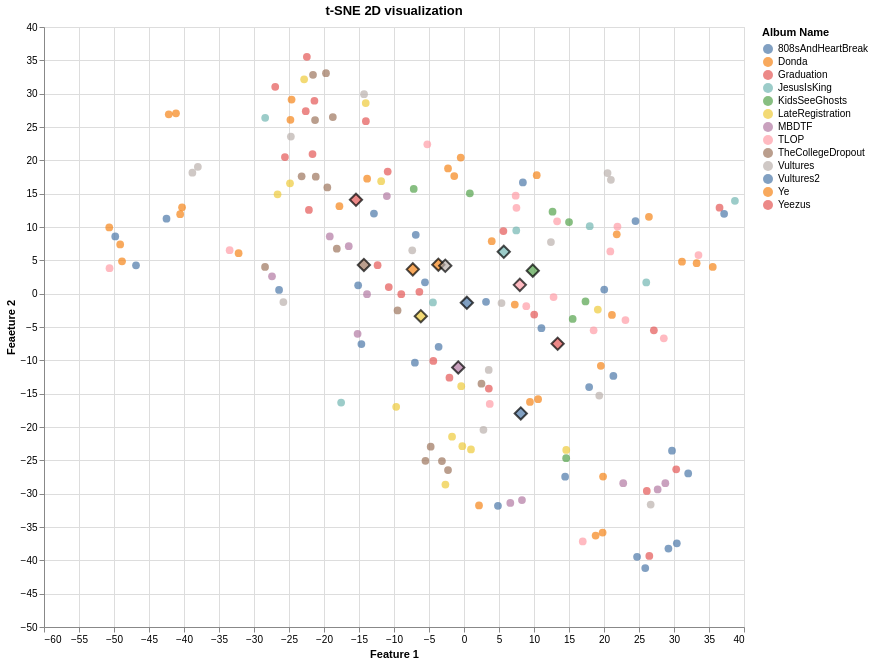
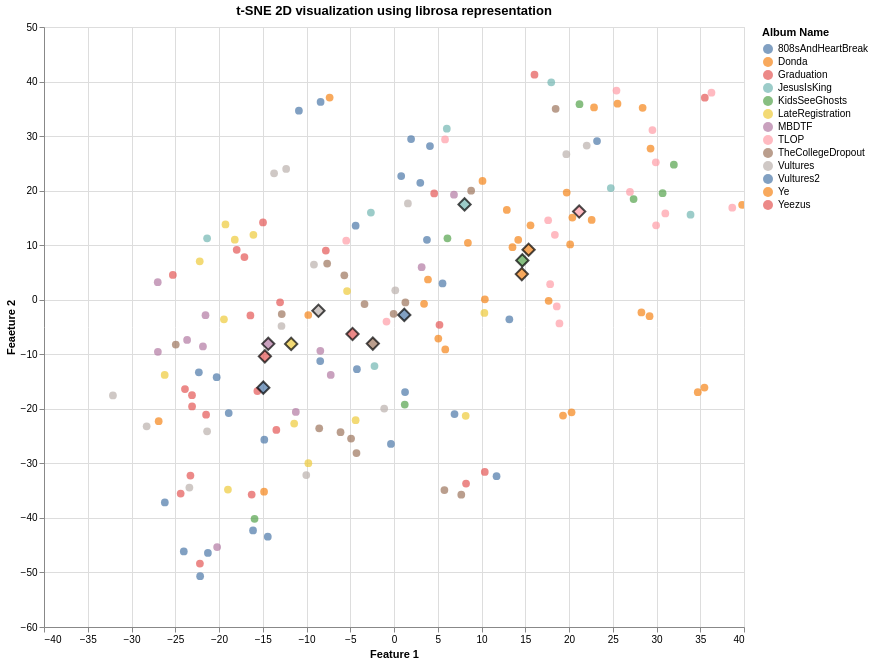
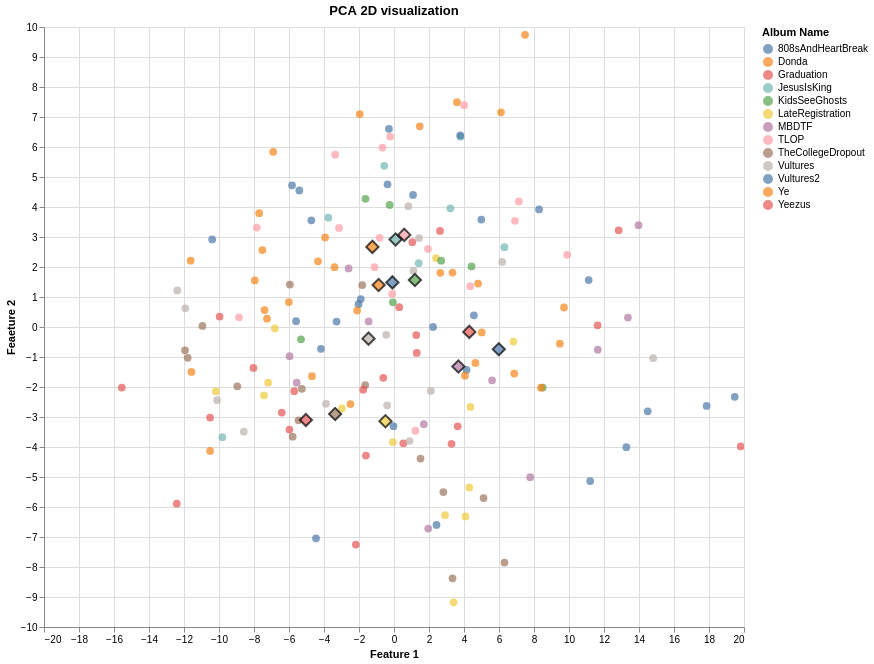
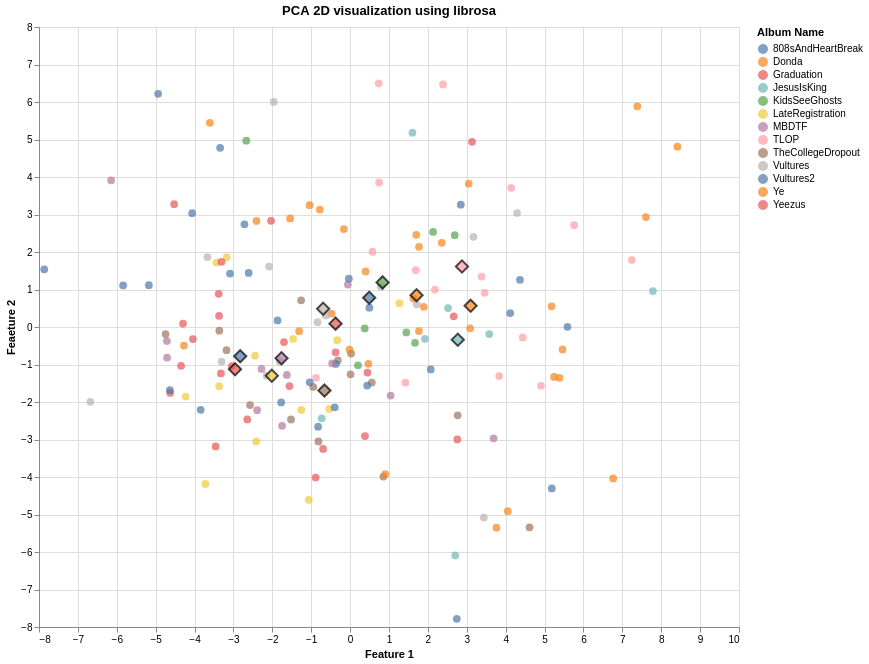

The code cell stored with these charts, in order, in its notebook:
### Markdown cell above
# Wizualizacja reprezentacji w różnych formach
Kluczowe jest aby skalować wszystkie cechy do zakresu 0-1, ponieważ każda cecha ma totalnie inne przedziały

### Code cell
from sklearn.manifold import TSNE
import pandas as pd
import altair as alt
from sklearn.decomposition import PCA
import umap
from sklearn.preprocessing import StandardScaler

df_scaled = df.copy()
df_librosa_scaled = df_librosa.copy()

scaler1 = StandardScaler()
scaler2 = StandardScaler()
df_scaled = scaler1.fit_transform(df_scaled)
df_librosa_scaled = scaler2.fit_transform(df_librosa_scaled)

tsne = TSNE(n_components=2, random_state=42, perplexity=5)
X_tsne = tsne.fit_transform(df_scaled)
X_tsne_librosa = tsne.fit_transform(df_librosa_scaled)

pca = PCA(n_components=2, random_state=42)
X_pca = pca.fit_transform(df_scaled)
X_pca_librosa = pca.fit_transform(df_librosa_scaled)

ump = umap.UMAP(n_neighbors=8, min_dist=0.1, n_components=2, metric='cosine', random_state=42)
X_umap = ump.fit_transform(df_scaled)
X_umap_librosa = ump.fit_transform(df_librosa_scaled)

def create_scatter(X, id, title, titles, albums):
    df_vis = pd.DataFrame({
        'x': X[:, 0],
        'y': X[:, 1],
        'Title': titles,
        'Album': albums
    })

    df_centroids = df_vis.groupby('Album')[['x', 'y']].mean().reset_index()
    df_centroids['Title'] = df_centroids['Album'].apply(lambda x: f"AVERAGE of {x}")
    df_centroids['Type'] = 'Centroid'

    songs = alt.Chart(df_vis).mark_circle(size=60).encode(
        x=alt.X('x', title='Feature 1'),
        y=alt.Y('y', title='Feaeture 2'),
        color=alt.Color('Album', title='Album Name'), 
        tooltip=['Title', 'Album'] 
    )

    centers = alt.Chart(df_centroids).mark_point(
        shape='diamond', 
        size=150,
        filled=True, 
        opacity=0.7,
        stroke='black', 
        strokeWidth=2
    ).encode(
        x='x',
        y='y',
        color='Album',
        tooltip=['Title', 'Album'] 
    )

    chart = (songs + centers).properties(
        title=title,
        width=700,
        height=600
    ).interactive()

    chart.save(f'scatter_plot_{id}.html')
    chart.show()

create_scatter(X_tsne, "tsne", "t-SNE 2D visualization", titles, albums)
create_scatter(X_tsne_librosa, "tsne_librosa", "t-SNE 2D visualization using librosa representation", titles_librosa, albums_librosa)
create_scatter(X_pca, "pca", "PCA 2D visualization", titles, albums)
create_scatter(X_pca_librosa, "pca_librosa", "PCA 2D visualization using librosa", titles_librosa, albums_librosa)
create_scatter(X_umap, "umap", "UMAP 2D visualization", titles, albums)
create_scatter(X_umap_librosa, "umap_librosa", "UMAP 2D visualization using librosa", titles_librosa, albums_librosa)

### Figure 1 — Vega-Lite specification as saved in the notebook (floating-point values rounded to 4 significant figures; data arrays with more than 128 entries replaced by an {"elided": "..."} marker saying what was removed)
{"config": {"view": {"continuousWidth": 300, "continuousHeight": 300}}, "layer": [{"data": {"name": "data-a28c3ce68e579e48fb5c1954a2265017"}, "mark": {"type": "circle", "size": 60}, "encoding": {"color": {"field": "Album", "title": "Album Name", "type": "nominal"}, "tooltip": [{"field": "Title", "type": "nominal"}, {"field": "Album", "type": "nominal"}], "x": {"field": "x", "title": "Feature 1", "type": "quantitative"}, "y": {"field": "y", "title": "Feaeture 2", "type": "quantitative"}}, "name": "view_930a32276a2c4edf_0"}, {"data": {"name": "data-ba320d2d144dc61f83108263b671dea9"}, "mark": {"type": "point", "filled": true, "opacity": 0.7, "shape": "diamond", "size": 150, "stroke": "black", "strokeWidth": 2}, "encoding": {"color": {"field": "Album", "type": "nominal"}, "tooltip": [{"field": "Title", "type": "nominal"}, {"field": "Album", "type": "nominal"}], "x": {"field": "x", "type": "quantitative"}, "y": {"field": "y", "type": "quantitative"}}}], "height": 600, "params": [{"name": "param_1e9efca18e7a2868", "select": {"type": "interval", "encodings": ["x", "y"]}, "bind": "scales", "views": ["view_930a32276a2c4edf_0"]}], "title": "t-SNE 2D visualization", "width": 700, "$schema": "https://vega.github.io/schema/vega-lite/v6.1.0.json", "datasets": {"data-a28c3ce68e579e48fb5c1954a2265017": {"elided": "164 records"}, "data-ba320d2d144dc61f83108263b671dea9": [{"Album": "808sAndHeartBreak", "x": 8.113, "y": -17.97, "Title": "AVERAGE of 808sAndHeartBreak", "Type": "Centroid"}, {"Album": "Donda", "x": -3.664, "y": 4.35, "Title": "AVERAGE of Donda", "Type": "Centroid"}, {"Album": "Graduation", "x": -15.43, "y": 14.08, "Title": "AVERAGE of Graduation", "Type": "Centroid"}, {"Album": "JesusIsKing", "x": 5.682, "y": 6.276, "Title": "AVERAGE of JesusIsKing", "Type": "Centroid"}, {"Album": "KidsSeeGhosts", "x": 9.826, "y": 3.453, "Title": "AVERAGE of KidsSeeGhosts", "Type": "Centroid"}, {"Album": "LateRegistration", "x": -6.167, "y": -3.38, "Title": "AVERAGE of LateRegistration", "Type": "Centroid"}, {"Album": "MBDTF", "x": -0.8243, "y": -11.07, "Title": "AVERAGE of MBDTF", "Type": "Centroid"}, {"Album": "TLOP", "x": 7.975, "y": 1.321, "Title": "AVERAGE of TLOP", "Type": "Centroid"}, {"Album": "TheCollegeDropout", "x": -14.3, "y": 4.309, "Title": "AVERAGE of TheCollegeDropout", "Type": "Centroid"}, {"Album": "Vultures", "x": -2.676, "y": 4.188, "Title": "AVERAGE of Vultures", "Type": "Centroid"}, {"Album": "Vultures2", "x": 0.4063, "y": -1.369, "Title": "AVERAGE of Vultures2", "Type": "Centroid"}, {"Album": "Ye", "x": -7.314, "y": 3.648, "Title": "AVERAGE of Ye", "Type": "Centroid"}, {"Album": "Yeezus", "x": 13.38, "y": -7.507, "Title": "AVERAGE of Yeezus", "Type": "Centroid"}]}}

### Figure 2 — Vega-Lite specification as saved in the notebook (floating-point values rounded to 4 significant figures; data arrays with more than 128 entries replaced by an {"elided": "..."} marker saying what was removed)
{"config": {"view": {"continuousWidth": 300, "continuousHeight": 300}}, "layer": [{"data": {"name": "data-089d638a970a6325e0b1f0a71d325ee2"}, "mark": {"type": "circle", "size": 60}, "encoding": {"color": {"field": "Album", "title": "Album Name", "type": "nominal"}, "tooltip": [{"field": "Title", "type": "nominal"}, {"field": "Album", "type": "nominal"}], "x": {"field": "x", "title": "Feature 1", "type": "quantitative"}, "y": {"field": "y", "title": "Feaeture 2", "type": "quantitative"}}, "name": "view_021c79c074d48d4f_0"}, {"data": {"name": "data-9b32970461af84baf6336ebe0f64c950"}, "mark": {"type": "point", "filled": true, "opacity": 0.7, "shape": "diamond", "size": 150, "stroke": "black", "strokeWidth": 2}, "encoding": {"color": {"field": "Album", "type": "nominal"}, "tooltip": [{"field": "Title", "type": "nominal"}, {"field": "Album", "type": "nominal"}], "x": {"field": "x", "type": "quantitative"}, "y": {"field": "y", "type": "quantitative"}}}], "height": 600, "params": [{"name": "param_1e9efca18e7a2868", "select": {"type": "interval", "encodings": ["x", "y"]}, "bind": "scales", "views": ["view_021c79c074d48d4f_0"]}], "title": "t-SNE 2D visualization using librosa representation", "width": 700, "$schema": "https://vega.github.io/schema/vega-lite/v6.1.0.json", "datasets": {"data-089d638a970a6325e0b1f0a71d325ee2": {"elided": "164 records"}, "data-9b32970461af84baf6336ebe0f64c950": [{"Album": "808sAndHeartBreak", "x": -14.94, "y": -16.12, "Title": "AVERAGE of 808sAndHeartBreak", "Type": "Centroid"}, {"Album": "Donda", "x": 14.61, "y": 4.7, "Title": "AVERAGE of Donda", "Type": "Centroid"}, {"Album": "Graduation", "x": -14.76, "y": -10.38, "Title": "AVERAGE of Graduation", "Type": "Centroid"}, {"Album": "JesusIsKing", "x": 8.064, "y": 17.48, "Title": "AVERAGE of JesusIsKing", "Type": "Centroid"}, {"Album": "KidsSeeGhosts", "x": 14.67, "y": 7.213, "Title": "AVERAGE of KidsSeeGhosts", "Type": "Centroid"}, {"Album": "LateRegistration", "x": -11.75, "y": -8.099, "Title": "AVERAGE of LateRegistration", "Type": "Centroid"}, {"Album": "MBDTF", "x": -14.37, "y": -8.086, "Title": "AVERAGE of MBDTF", "Type": "Centroid"}, {"Album": "TLOP", "x": 21.16, "y": 16.16, "Title": "AVERAGE of TLOP", "Type": "Centroid"}, {"Album": "TheCollegeDropout", "x": -2.421, "y": -8.046, "Title": "AVERAGE of TheCollegeDropout", "Type": "Centroid"}, {"Album": "Vultures", "x": -8.633, "y": -2.022, "Title": "AVERAGE of Vultures", "Type": "Centroid"}, {"Album": "Vultures2", "x": 1.175, "y": -2.777, "Title": "AVERAGE of Vultures2", "Type": "Centroid"}, {"Album": "Ye", "x": 15.38, "y": 9.173, "Title": "AVERAGE of Ye", "Type": "Centroid"}, {"Album": "Yeezus", "x": -4.74, "y": -6.283, "Title": "AVERAGE of Yeezus", "Type": "Centroid"}]}}

### Figure 3 — Vega-Lite specification as saved in the notebook (floating-point values rounded to 4 significant figures; data arrays with more than 128 entries replaced by an {"elided": "..."} marker saying what was removed)
{"config": {"view": {"continuousWidth": 300, "continuousHeight": 300}}, "layer": [{"data": {"name": "data-ac53cabc3544ec80d293a46687ac7d3f"}, "mark": {"type": "circle", "size": 60}, "encoding": {"color": {"field": "Album", "title": "Album Name", "type": "nominal"}, "tooltip": [{"field": "Title", "type": "nominal"}, {"field": "Album", "type": "nominal"}], "x": {"field": "x", "title": "Feature 1", "type": "quantitative"}, "y": {"field": "y", "title": "Feaeture 2", "type": "quantitative"}}, "name": "view_c1a98ab5e253100e_0"}, {"data": {"name": "data-5f0f1c43c62c21a51a4c944292c9f876"}, "mark": {"type": "point", "filled": true, "opacity": 0.7, "shape": "diamond", "size": 150, "stroke": "black", "strokeWidth": 2}, "encoding": {"color": {"field": "Album", "type": "nominal"}, "tooltip": [{"field": "Title", "type": "nominal"}, {"field": "Album", "type": "nominal"}], "x": {"field": "x", "type": "quantitative"}, "y": {"field": "y", "type": "quantitative"}}}], "height": 600, "params": [{"name": "param_1e9efca18e7a2868", "select": {"type": "interval", "encodings": ["x", "y"]}, "bind": "scales", "views": ["view_c1a98ab5e253100e_0"]}], "title": "PCA 2D visualization", "width": 700, "$schema": "https://vega.github.io/schema/vega-lite/v6.1.0.json", "datasets": {"data-ac53cabc3544ec80d293a46687ac7d3f": {"elided": "164 records"}, "data-5f0f1c43c62c21a51a4c944292c9f876": [{"Album": "808sAndHeartBreak", "x": 5.989, "y": -0.742, "Title": "AVERAGE of 808sAndHeartBreak", "Type": "Centroid"}, {"Album": "Donda", "x": -0.8784, "y": 1.399, "Title": "AVERAGE of Donda", "Type": "Centroid"}, {"Album": "Graduation", "x": -5.035, "y": -3.098, "Title": "AVERAGE of Graduation", "Type": "Centroid"}, {"Album": "JesusIsKing", "x": 0.08968, "y": 2.919, "Title": "AVERAGE of JesusIsKing", "Type": "Centroid"}, {"Album": "KidsSeeGhosts", "x": 1.195, "y": 1.566, "Title": "AVERAGE of KidsSeeGhosts", "Type": "Centroid"}, {"Album": "LateRegistration", "x": -0.4874, "y": -3.142, "Title": "AVERAGE of LateRegistration", "Type": "Centroid"}, {"Album": "MBDTF", "x": 3.678, "y": -1.317, "Title": "AVERAGE of MBDTF", "Type": "Centroid"}, {"Album": "TLOP", "x": 0.5851, "y": 3.07, "Title": "AVERAGE of TLOP", "Type": "Centroid"}, {"Album": "TheCollegeDropout", "x": -3.363, "y": -2.901, "Title": "AVERAGE of TheCollegeDropout", "Type": "Centroid"}, {"Album": "Vultures", "x": -1.455, "y": -0.3888, "Title": "AVERAGE of Vultures", "Type": "Centroid"}, {"Album": "Vultures2", "x": -0.09191, "y": 1.487, "Title": "AVERAGE of Vultures2", "Type": "Centroid"}, {"Album": "Ye", "x": -1.235, "y": 2.671, "Title": "AVERAGE of Ye", "Type": "Centroid"}, {"Album": "Yeezus", "x": 4.302, "y": -0.1627, "Title": "AVERAGE of Yeezus", "Type": "Centroid"}]}}

### Figure 4 — Vega-Lite specification as saved in the notebook (floating-point values rounded to 4 significant figures; data arrays with more than 128 entries replaced by an {"elided": "..."} marker saying what was removed)
{"config": {"view": {"continuousWidth": 300, "continuousHeight": 300}}, "layer": [{"data": {"name": "data-6480c07158fab11e4aa69e9a65d4f5ed"}, "mark": {"type": "circle", "size": 60}, "encoding": {"color": {"field": "Album", "title": "Album Name", "type": "nominal"}, "tooltip": [{"field": "Title", "type": "nominal"}, {"field": "Album", "type": "nominal"}], "x": {"field": "x", "title": "Feature 1", "type": "quantitative"}, "y": {"field": "y", "title": "Feaeture 2", "type": "quantitative"}}, "name": "view_25e4f3cece3c2a34_0"}, {"data": {"name": "data-86d1b6e9291e2e116e5ef3de7293db82"}, "mark": {"type": "point", "filled": true, "opacity": 0.7, "shape": "diamond", "size": 150, "stroke": "black", "strokeWidth": 2}, "encoding": {"color": {"field": "Album", "type": "nominal"}, "tooltip": [{"field": "Title", "type": "nominal"}, {"field": "Album", "type": "nominal"}], "x": {"field": "x", "type": "quantitative"}, "y": {"field": "y", "type": "quantitative"}}}], "height": 600, "params": [{"name": "param_1e9efca18e7a2868", "select": {"type": "interval", "encodings": ["x", "y"]}, "bind": "scales", "views": ["view_25e4f3cece3c2a34_0"]}], "title": "PCA 2D visualization using librosa", "width": 700, "$schema": "https://vega.github.io/schema/vega-lite/v6.1.0.json", "datasets": {"data-6480c07158fab11e4aa69e9a65d4f5ed": {"elided": "164 records"}, "data-86d1b6e9291e2e116e5ef3de7293db82": [{"Album": "808sAndHeartBreak", "x": -2.826, "y": -0.7797, "Title": "AVERAGE of 808sAndHeartBreak", "Type": "Centroid"}, {"Album": "Donda", "x": 1.708, "y": 0.8479, "Title": "AVERAGE of Donda", "Type": "Centroid"}, {"Album": "Graduation", "x": -2.959, "y": -1.126, "Title": "AVERAGE of Graduation", "Type": "Centroid"}, {"Album": "JesusIsKing", "x": 2.769, "y": -0.3406, "Title": "AVERAGE of JesusIsKing", "Type": "Centroid"}, {"Album": "KidsSeeGhosts", "x": 0.8352, "y": 1.189, "Title": "AVERAGE of KidsSeeGhosts", "Type": "Centroid"}, {"Album": "LateRegistration", "x": -2.014, "y": -1.301, "Title": "AVERAGE of LateRegistration", "Type": "Centroid"}, {"Album": "MBDTF", "x": -1.764, "y": -0.8327, "Title": "AVERAGE of MBDTF", "Type": "Centroid"}, {"Album": "TLOP", "x": 2.877, "y": 1.614, "Title": "AVERAGE of TLOP", "Type": "Centroid"}, {"Album": "TheCollegeDropout", "x": -0.6594, "y": -1.695, "Title": "AVERAGE of TheCollegeDropout", "Type": "Centroid"}, {"Album": "Vultures", "x": -0.6935, "y": 0.4874, "Title": "AVERAGE of Vultures", "Type": "Centroid"}, {"Album": "Vultures2", "x": 0.4912, "y": 0.7797, "Title": "AVERAGE of Vultures2", "Type": "Centroid"}, {"Album": "Ye", "x": 3.099, "y": 0.5648, "Title": "AVERAGE of Ye", "Type": "Centroid"}, {"Album": "Yeezus", "x": -0.3745, "y": 0.08972, "Title": "AVERAGE of Yeezus", "Type": "Centroid"}]}}
